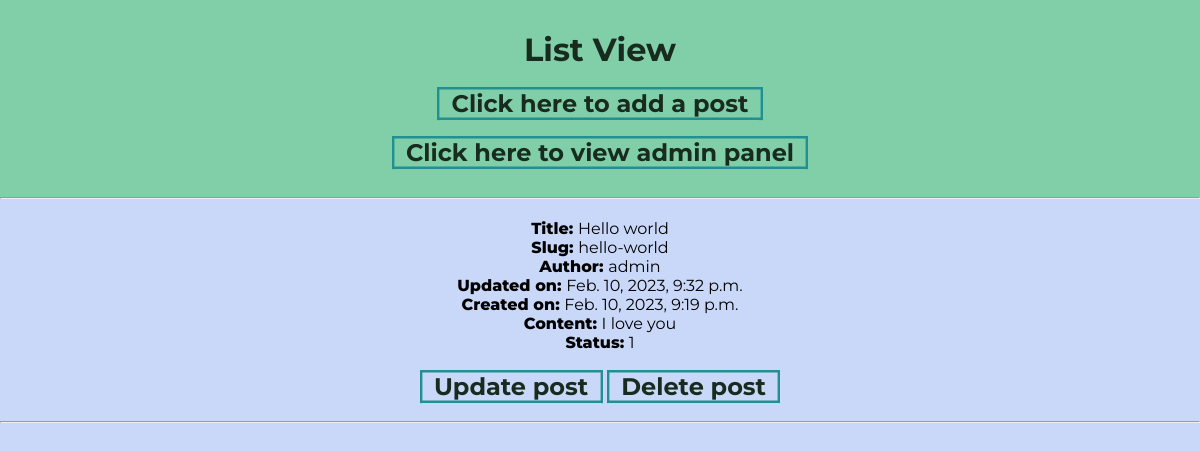
The app's page /, older data.
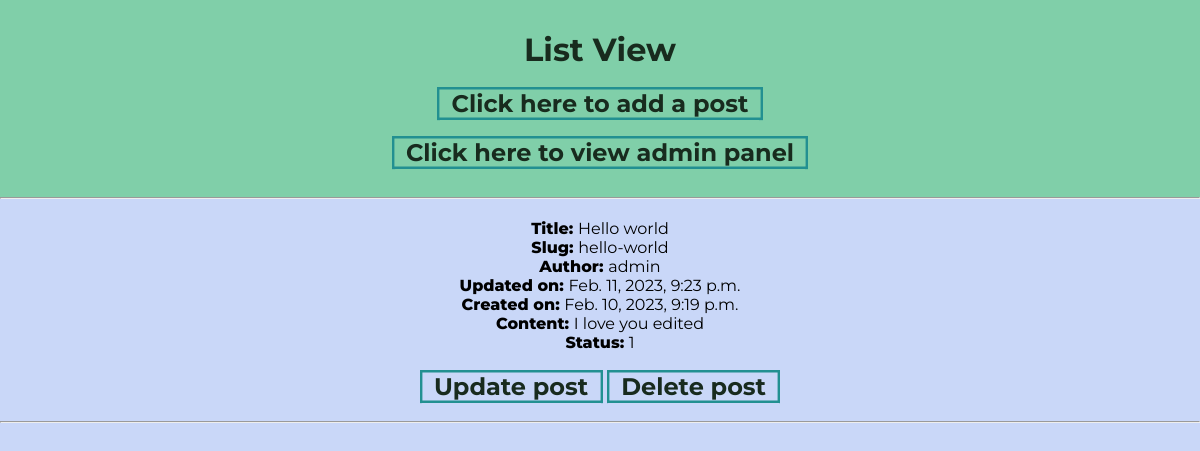
The same page, newer data.
### cbviews/models.py (models this page shows, shortened)
class Post(models.Model):
    title = models.CharField(max_length=200, unique=True)
    slug = models.SlugField(max_length=200, unique=True)
    author = models.ForeignKey(User, on_delete= models.CASCADE,related_name='blog_posts')
    updated_on = models.DateTimeField(auto_now= True)
    content = models.TextField()
    created_on = models.DateTimeField(auto_now_add=True)
    status = models.IntegerField(choices=STATUS, default=0)
    class Meta:
        ordering = ['-created_on']

### cbviews/views.py (the view)
# urls.py: path('', PostList.as_view(), name='my_list_view'),
class PostList(generic.ListView):
    queryset = Post.objects.filter(status=1).order_by('-created_on')

### cbviews/templates/cbviews/post_list.html (shortened to what this page needs)
{% load static %}
<!DOCTYPE html>
<html lang="en">
<head>
    <link rel="stylesheet" href="{% static 'style.css' %}">
</head>
<body>
    <div id="header">
        <h1>List View</h1>
        <div id="create-post-link-container">
            <a id="create-post-link" href="{% url 'create_view' %}">Click here to add a post</a>
        </div>
        <div id="view-admin-link-container">
            <a id="view-admin-link" href="{% url 'admin:index' %}">Click here to view admin panel</a>
        </div>
    </div>
    <hr>
    {% for object in object_list %}
    <div id="post-container">
        <div id="post">
            <p><span>Title: </span>{{ object.title}}</p>
            <p><span>Slug: </span>{{ object.slug }}</p>
            <p><span>Author: </span>{{ object.author }}</p>
            <p><span>Updated on: </span>{{ object.updated_on }}</p>
            <p><span>Created on: </span>{{ object.created_on }}</p>
            <p><span>Content: </span>{{ object.content }}</p>
            <p><span>Status: </span>{{ object.status }}</p>
            <div id="crud-buttons-container">
                <a href="{% url 'my_update_view' object.id %}">Update post</a>
                <a href="{% url 'delete_view' object.id %}">Delete post</a>
            </div>
        </div>
    </div>
    <hr>
    {% endfor %}
</body>
</html>

Row changes from the older to the newer data that the page shows:
changed Post "Hello world": updated_on "Feb. 10, 2023, 9:32 p.m." → "Feb. 11, 2023, 9:23 p.m."; content "I love you" → "I love you edited"
